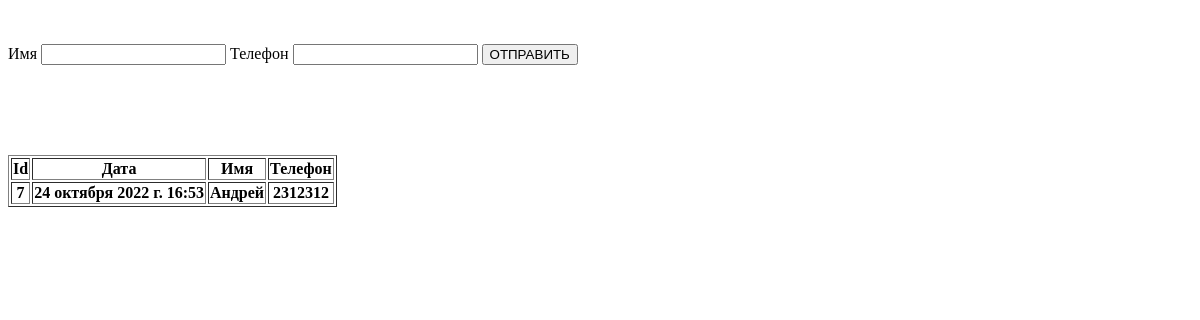
Before: / with the older database file.
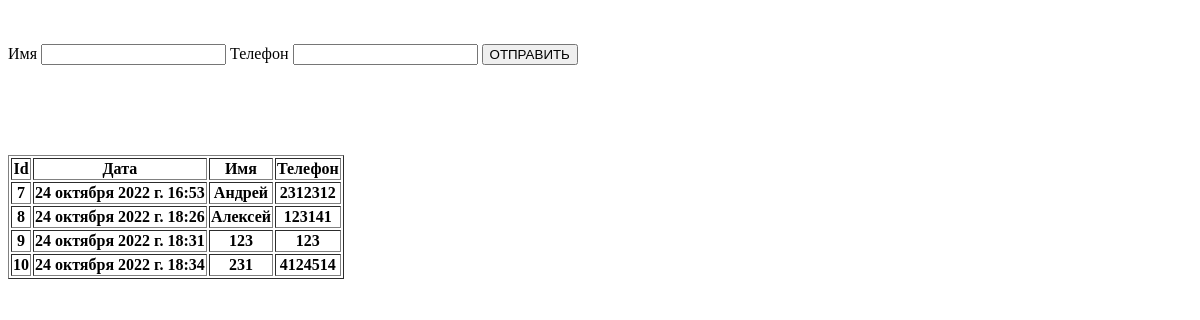
After: the same page with the newer database file.
### crm/models.py (models this page shows, shortened)
class Order(models.Model):
    order_dt = models.DateTimeField(auto_now=True)
    order_name = models.CharField(max_length=200, verbose_name='Имя')
    order_phone = models.CharField(max_length=200, verbose_name='Телефон')
    class Meta:
        verbose_name = 'Заказ'
        verbose_name_plural = 'Заказы'

### crm/views.py (the view)
# urls.py: path('', views.first_page),
def first_page(request):
    object_list = Order.objects.all()
    return render(request, './index.html', {'object_list': object_list})

### templates/index.html (shortened to what this page needs)
<!DOCTYPE html>
<html lang="en">
<head>
</head>
<body>
<br>
<br>
<form action="{% url 'thanks_page' %}" method="")>
    <label>Имя</label>
    <input name="name">
    <label>Телефон</label>
    <input name = "phone">
    <button type = "submit">ОТПРАВИТЬ</button>
</form>
<br>
<br>
<br>
<br>
<br>
{% if object_list %}
<table border="1">
    <tr>
        <th>Id</th>
        <th>Дата</th>
        <th>Имя</th>
        <th>Телефон</th>
    </tr>
{% for obj in object_list %}
    <tr>
        <th>{{obj.id}}</th>
        <th>{{obj.order_dt}}</th>
        <th>{{obj.order_name}}</th>
        <th>{{obj.order_phone}}</th>
    </tr>
{% endfor %}
</table>
{% else %}
Нет данных
{% endif %}
</body>
</html>

Changed rows visible on the page:
added Order: id "8", order_dt "24 октября 2022 г. 18:26", order_name "Алексей", order_phone "123141"
added Order: id "9", order_dt "24 октября 2022 г. 18:31", order_name "123", order_phone "123"
added Order: id "10", order_dt "24 октября 2022 г. 18:34", order_name "231", order_phone "4124514"
